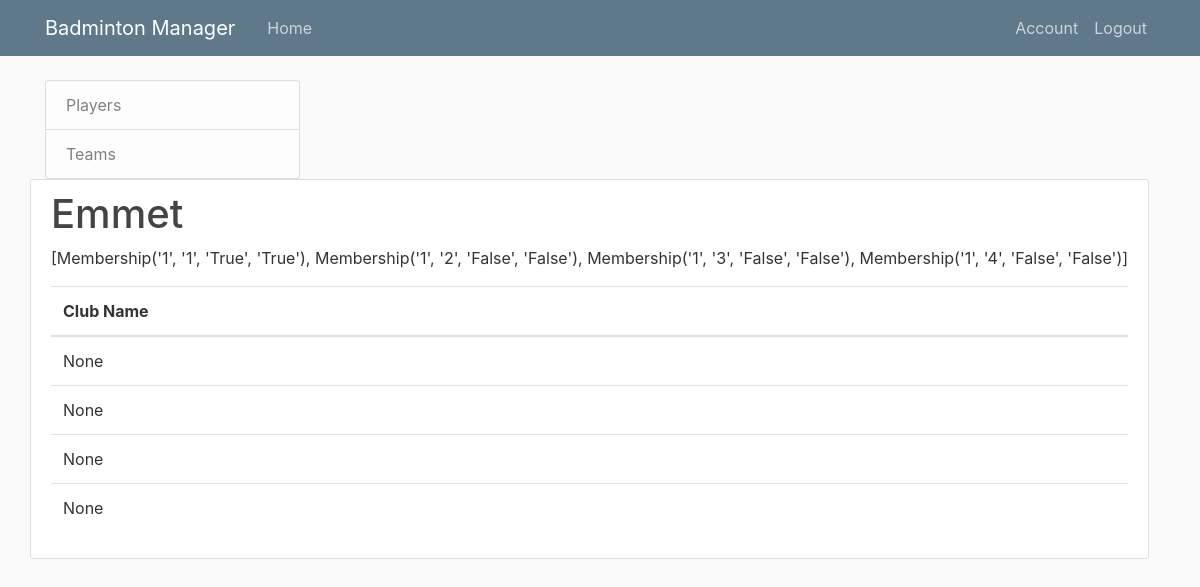
/user/1 (signed in), run on the app's committed database.
### clubmanager/models.py (models this page shows, shortened)
class User(db.Model, UserMixin):
    id = db.Column(db.Integer, primary_key=True)
    first_name = db.Column(db.String(20), unique=True, nullable=False)
    last_name = db.Column(db.String(20), unique=True, nullable=False)
    email = db.Column(db.String(120), unique=True, nullable=False)
    image_file = db.Column(db.String(20), nullable=False, default='default.jpg')
    password = db.Column(db.String(60), nullable=False)
    clubs = db.relationship('Membership', back_populates="member")

class Membership(db.Model):
    __tablename__ = 'membership'
    user_id = db.Column(db.Integer, db.ForeignKey('user.id'), primary_key=True)
    club_id = db.Column(db.Integer, db.ForeignKey('club.id'), primary_key=True)
    is_admin = db.Column(db.Boolean, unique=False, default=False)
    is_member = db.Column(db.Boolean, unique=False, default=False)
    member = db.relationship("User", back_populates="clubs")
    club = db.relationship("Club", back_populates="members")
    def __repr__(self):
        return f"Membership('{self.user_id}', '{self.club_id}', '{self.is_admin}', '{self.is_member}')"

### clubmanager/users/routes.py (the view)
@users.route("/user/<int:user_id>")
@login_required
def user(user_id):
    user = User.query.get_or_404(user_id)
    club_list = []
    for c in user.clubs:
        i = Club(id=c.club_id)
        club_list.append(i)
    return render_template('user_profile.html', user=user, club_list=club_list)

### clubmanager/models.py (called while the page is built)
@login_manager.user_loader
def load_user(user_id):
    return User.query.get(int(user_id))

### clubmanager/templates/user_profile.html
{% extends "layout.html" %}
{% block content %}
<div class="row">
  {% include 'sidebar.html' %}
  <article class="media content-section">
    <div class="media-body">
      <h1 class="article-title">{{ user.first_name }}</h1>
      <p>{{ user.clubs }}</p>
      <table class="table">
        <thead>
          <tr>
            <th scope="col">Club Name</th>
          </tr>
        </thead>
        <tbody>
          {% for club in club_list %}
            <tr>
              <td>{{ club.name }}</td>
            </tr>
          {% endfor %}
        </tbody>
      </table>
    </div>
  </article>
  </div>
{% endblock %}

### clubmanager/static/main.css (style rules this page uses)
body { background: #fafafa; color: #333333; margin-top: 5rem; }
h1, h2, h3, h4, h5, h6 { color: #444444; }
.content-section { background: #ffffff; padding: 10px 20px; border: 1px solid #dddddd; border-radius: 3px; margin-bottom: 20px; }
.article-title { color: #444444; }

### data on the page
User: first_name "Emmet"
Membership: clubs "[Membership('1', '1', 'True', 'True'), Membership('1', '2', 'False', 'False'), Membership('1', '3', 'False', 'False'), Membership('1', '4', 'False', 'False')]"

### other printed values
{{ club.name }} "None" "None" "None" "None"
